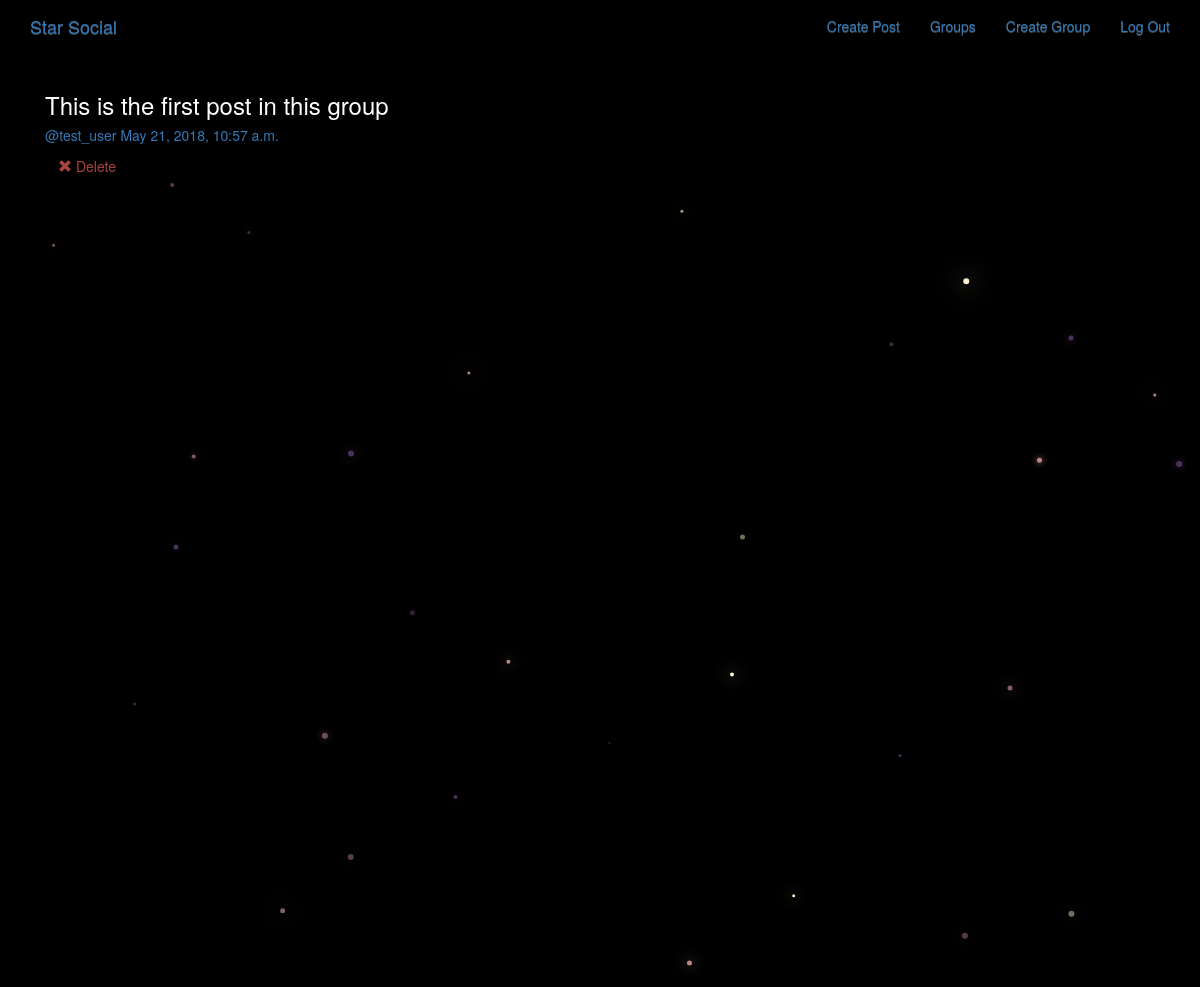
The app's page /posts/ (signed in) with its own data.
### post/models.py (models this page shows, shortened)
class Post(models.Model):
        user = models.ForeignKey(User,related_name='posts', on_delete=models.CASCADE)
        created_at = models.DateTimeField(blank=True, default=datetime.datetime.now)
        message = models.TextField()
        message_html = models.TextField(editable=False)
        group = models.ForeignKey(Group, related_name='posts', null=True, blank=True, on_delete=models.CASCADE)
        class Meta:
            ordering = ['-created_at']
            unique_together = ['user','message']

### post/views.py (the view)
# urls.py: path('', views.PostList.as_view(),name='all'),
class PostList(SelectRelatedMixin, generic.ListView):
    model = models.Post
    select_related = ('user', 'group')

### post/templates/post/post_list.html (shortened to what this page needs)
{% extends "post/post_base.html" %}
{% block post_content %}
<div class="col-md-8">
  {% for post in post_list %}
    {% include "post/_post.html" %}
  {% endfor %}
</div>
{% endblock post_content %}

### post/templates/post/_post.html
<div class="post media">
  <h3>{{post.message_html|safe}}</h3>
  <div class="media-body">
    <h5 class="media-heading">
    <span class="username">
      <a href="{% url 'posts:for_user' username=post.user.username%}">@{{post.user.username}}</a>
    </span>
    <time class="time">
      <a href="{% url 'posts:single' username=post.user.username pk=post.pk %}">
        {{post.created_at}}
      </a>
    </time>
    </h5>
    <div class="media-footer">
      {% if user.is_authenticated and post.user == user %}
      <a href="{% url 'posts:delete' pk=post.pk %}" title="delete" class="btn btn-simple">
        <span class="glyphicon glyphicon-remove text-danger" aria-hidden="true"></span>
        <span class='text-danger icon-label'>Delete</span>
      </a>
      {% endif %}
    </div>
  </div>
</div>

### static/simplesocial/css/master.css (style rules this page uses)
body { margin: 0; overflow: hidden; background-color: black; color:white; }

### records on screen
Post: message_html "This is the first post in this group", user.username "test_user", created_at "May 21, 2018, 10:57 a.m.", shows "Delete"
